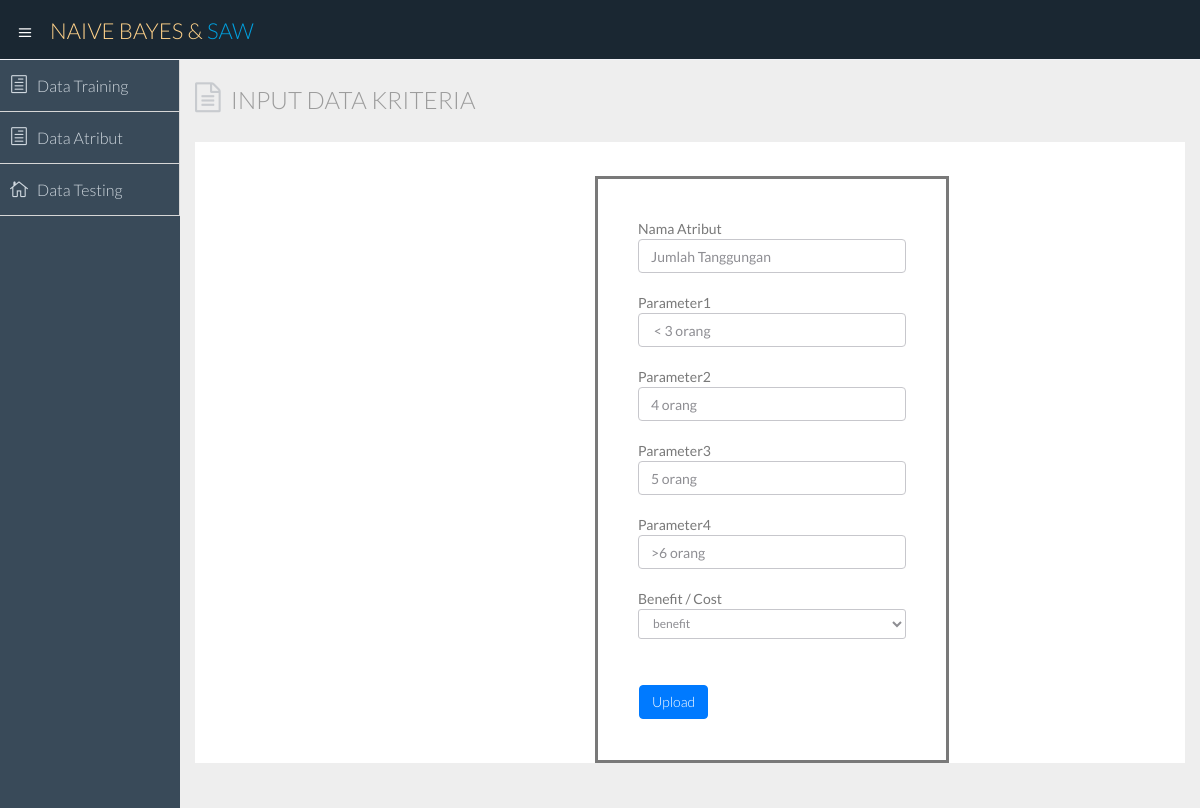
/master/data_atribut/edit.php?id=2, run on the app's committed database.
### tables this page shows
CREATE TABLE IF NOT EXISTS `nbc_atribut` (
  `id_atribut` tinyint(3) unsigned NOT NULL AUTO_INCREMENT,
  `atribut` varchar(100) NOT NULL,
  `bencost` varchar(20) NOT NULL,
  `bobot` float NOT NULL,
  PRIMARY KEY (`id_atribut`)
);

CREATE TABLE IF NOT EXISTS `nbc_parameter` (
  `id_parameter` tinyint(3) unsigned NOT NULL AUTO_INCREMENT,
  `id_atribut` tinyint(3) unsigned NOT NULL,
  `nilai` tinyint(3) unsigned NOT NULL,
  `parameter` varchar(100) NOT NULL,
  PRIMARY KEY (`id_parameter`)
);

### master/data_atribut/edit.php (the view, shortened to what this page needs)
<!DOCTYPE html>
<html>
<head>
  <link href="../css/bootstrap.min.css" rel="stylesheet">
  <link href="../css/bootstrap-theme.css" rel="stylesheet">
  <link href="../css/elegant-icons-style.css" rel="stylesheet" />
  <link href="../css/font-awesome.min.css" rel="stylesheet" />
  <link href="../css/style.css" rel="stylesheet">
  <link href="../css/style-responsive.css" rel="stylesheet" />
<?php
include "../koneksi.php";
$id=$_GET['id'];
$sql = "SELECT * FROM nbc_atribut where id_atribut = '$id'";
$result = $db->query($sql);
$atribut="";
$bencost="";
foreach ($result as $row) {
    $atribut=$row['atribut'];
    $bencost=$row['bencost'];
    }
?>
 <section id="container" class="">
    <header class="header dark-bg">
      <div class="toggle-nav">
        <div class="icon-reorder tooltips" data-original-title="Toggle Navigation" data-placement="bottom"><i class="icon_menu"></i></div>
      </div>
      <a href="index.html" class="logo">Naive Bayes &  <span class="lite"> SAW</span></a>
    </header>
    <aside>
      <div id="sidebar" class="nav-collapse ">
        <ul class="sidebar-menu">
          <li class="">
            <a class="" href="../home.php">
                          <i class="icon_document_alt"></i>
                            <span>Data Training</span>
                      </a>
          </li>
          <li class="">
            <a class="" href="../atribut.php">
                          <i class="icon_document_alt"></i>
                            <span>Data Atribut</span>
                      </a>
          </li>
          <li class="">
            <a class="" href="../testing.php">
                          <i class="icon_house_alt"></i>
                            <span>Data Testing</span>
                      </a>
          </li>
        </ul>
      </div>
    </aside>
    <section id="main-content">
      <section class="wrapper">
        <div class="row">
          <div class="col-lg-12">
            <h3 class="page-header"><i class="fa fa-file-text-o"></i> INPUT DATA Kriteria</h3>
            <section class="panel" style="padding-left: 400px;padding-top: 34px;">
              <div style="width: 60%; border-style: solid;padding: 40px; ">
  <form action="update.php" method="post" enctype="multipart/form-data">
  <table>
      <input type="text" class="form-control" name="nama" value="<?php echo $atribut ?>"><br>
  <?php
  $querydata_mysql = "SELECT * FROM nbc_parameter WHERE id_atribut='$id' order by nilai";
  $rslt = $db->query($querydata_mysql);
  foreach($rslt as $data){
  ?>
  Parameter<?php echo $data['nilai'];
    $ini = $data['nilai']; ?>
      <input type="text" class="form-control" name="<?php echo $ini ?>" value="<?php echo $data['parameter'] ?>"><br>
  <?php
  }?>
     <select class="form-control input-sm m-bot15" name="bencost">
      <option value="<?php echo $bencost ?>"selected><?php echo $bencost ?></option>
     </select>
  <tr>
    <td><input style="margin-top: 30px;" type="submit" class="btn btn-primary" name="upload" value="Upload"></td>
  </tr>
  </table>
</section>
          </div>
        </div>
      </section>
    </section>
  </section>
</body>
</html>

### data on the page
nbc_atribut: nama "Jumlah Tanggungan", bencost "benefit"
nbc_parameter: parameter "< 3 orang"
nbc_parameter: parameter "4 orang"
nbc_parameter: parameter "5 orang"
nbc_parameter: parameter ">6 orang"
